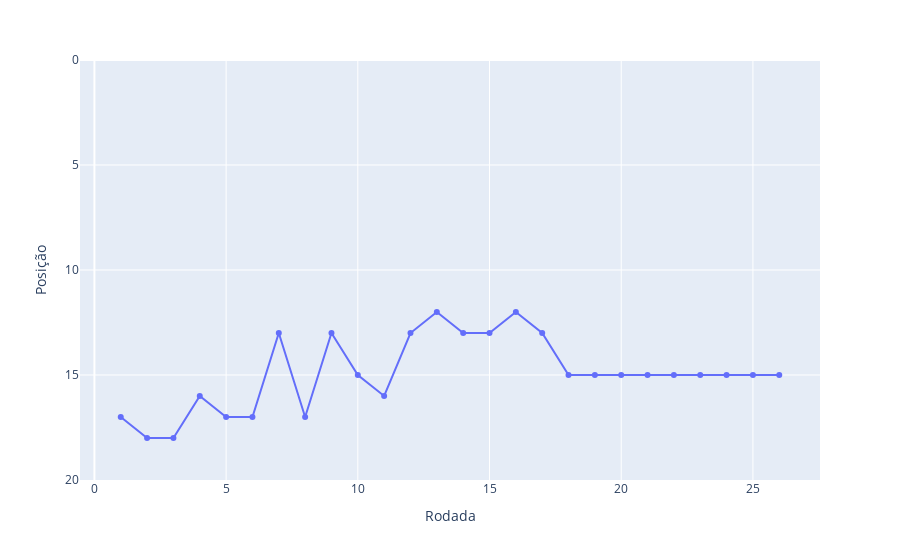

The notebook cell this image was saved under:
### Code cell


### Figure 1 — Plotly figure (JSON) as saved in the notebook; plotly's stock layout.template omitted (floating-point values rounded to 4 significant figures)
{"data": [{"hovertemplate": "Round=%{x}<br>Position=%{y}<br>text=%{text}<extra></extra>", "legendgroup": "", "line": {"color": "#636efa", "dash": "solid"}, "mode": "markers+lines", "name": "", "showlegend": false, "text": [17, 18, 18, 16, 17, 17, 13, 17, 13, 15, 16, 13, 12, 13, 13, 12, 13, 15, 15, 15, 15, 15, 15, 15, 15, 15], "type": "scatter", "x": [1, 2, 3, 4, 5, 6, 7, 8, 9, 10, 11, 12, 13, 14, 15, 16, 17, 18, 19, 20, 21, 22, 23, 24, 25, 26], "xaxis": "x", "y": [17, 18, 18, 16, 17, 17, 13, 17, 13, 15, 16, 13, 12, 13, 13, 12, 13, 15, 15, 15, 15, 15, 15, 15, 15, 15], "yaxis": "y"}], "layout": {"legend": {"tracegroupgap": 0}, "margin": {"t": 60}, "xaxis": {"anchor": "y", "domain": [0, 1], "title": {"text": "Rodada"}}, "yaxis": {"anchor": "x", "autorange": false, "domain": [0, 1], "dtick": 5, "range": [20, 0], "title": {"text": "Posição"}}}}
